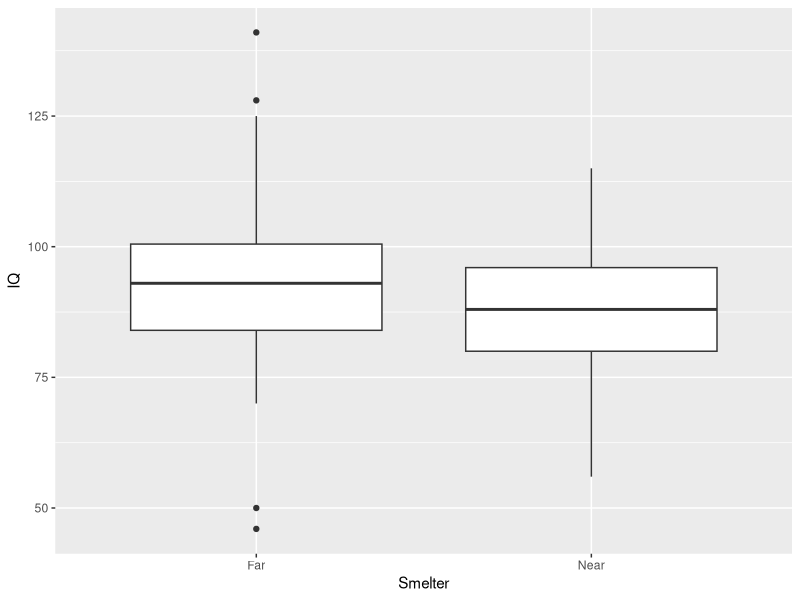

Source code (R):
## ---- chunk 1
knitr::opts_chunk$set(echo = TRUE)
## ---- chunk 2
# load the library 
library(ggplot2)
library(dplyr)
library(kableExtra )
library(here)

# import the data
lead_iq = read.csv(here("DataRaw","lead-iq-01.csv"))

# removing the outlier
lead_iq$IQ[lead_iq$IQ==999]<-99
## ---- chunk 3

# grouped boxplot
ggplot(lead_iq, aes(x=Smelter, y=IQ)) + 
    geom_boxplot()


## ---- chunk 4
lead_iq_sum <- lead_iq%>%
  group_by(Smelter) %>%
  summarize(mean_IQ = round(mean(IQ, na.rm = TRUE),2),
            sd = round(sd (IQ, na.rm = T),2),
            median = median(IQ, na.rm = T),
            IQR = IQR(IQ, na.rm = T))

kable(x = lead_iq_sum, 
      col.names = c("Distance from Smelter", "Mean IQ", "SD of IQ", "Median IQ", "IQR of IQ"),
      caption = "Summary statistics of IQ stratifed by Smelter") %>%
   kable_classic(full_width = FALSE, html_font = "Cambria", font_size=16)
